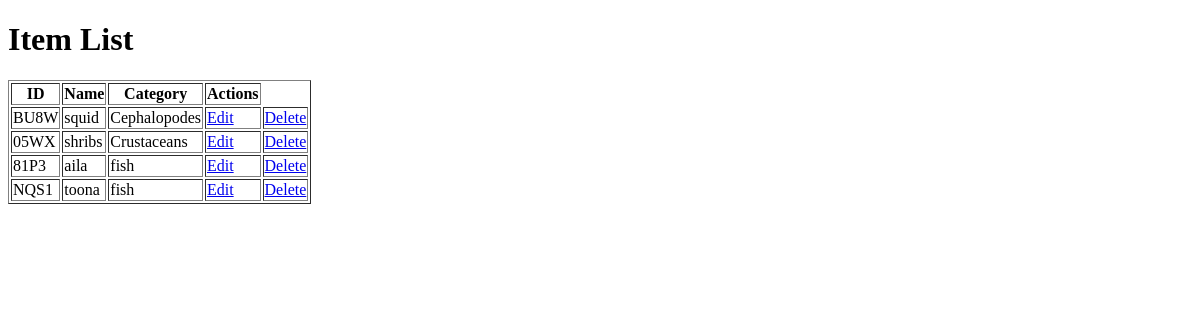
Before: /adminapp/item/list/ with the older database file.
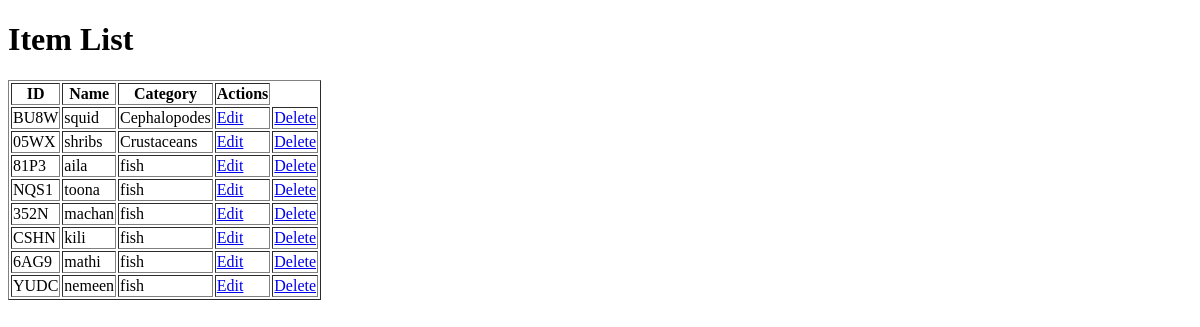
After: the same page with the newer database file.
### adminapp/models.py (models this page shows, shortened)
class BaseModel(models.Model):
    id = models.CharField(
        primary_key=True,
        max_length=4,
        editable=False,
        unique=True,
        default=generate_short_id
    )
    class Meta:
        abstract = True

class Item(BaseModel):
    category = models.ForeignKey(ItemCategory, on_delete=models.CASCADE)
    name = models.CharField(max_length=100)
    code = models.CharField(max_length=50, unique=True)
    is_peeling = models.BooleanField(default=False)
    peeling_method = models.CharField(max_length=100, blank=True)

class ItemCategory(BaseModel):
    name = models.CharField(max_length=100)
    description = models.TextField(blank=True)
    code = models.CharField(null=True,blank=True, unique=True,max_length=100)
    def __str__(self):
        return f"{self.name}"

### adminapp/views.py (the view)
# urls.py: path('item/list/', views.ItemListView.as_view(), name='item_list'),
class ItemListView(ListView):
    model = Item
    template_name = 'adminapp/list/item_list.html'
    context_object_name = 'items'

### adminapp/templates/adminapp/list/item_list.html (shortened to what this page needs)
<!DOCTYPE html>
<html>
<head>
</head>
<body>
    <h1>Item List</h1>
    <table border="1">
        <tr>
            <th>ID</th>
            <th>Name</th>
            <th>Category</th>
            <th>Actions</th>
        </tr>
        {% for obj in object_list %}
        <tr>
            <td>{{ obj.id }}</td>
            <td>{{ obj.name }}</td>
            <td>{{ obj.category }}</td>
            <td><a href="{% url 'adminapp:item_update' obj.id %}">Edit</a></td>
            <td><a href="{% url 'adminapp:item_delete' obj.id %}">Delete</a></td>
        </tr>
        {% endfor %}
    </table>
</body>
</html>

Changed rows visible on the page:
added Item: id "352N", name "machan", category "fish"
added Item: id "CSHN", name "kili", category "fish"
added Item: id "6AG9", name "mathi", category "fish"
added Item: id "YUDC", name "nemeen", category "fish"
